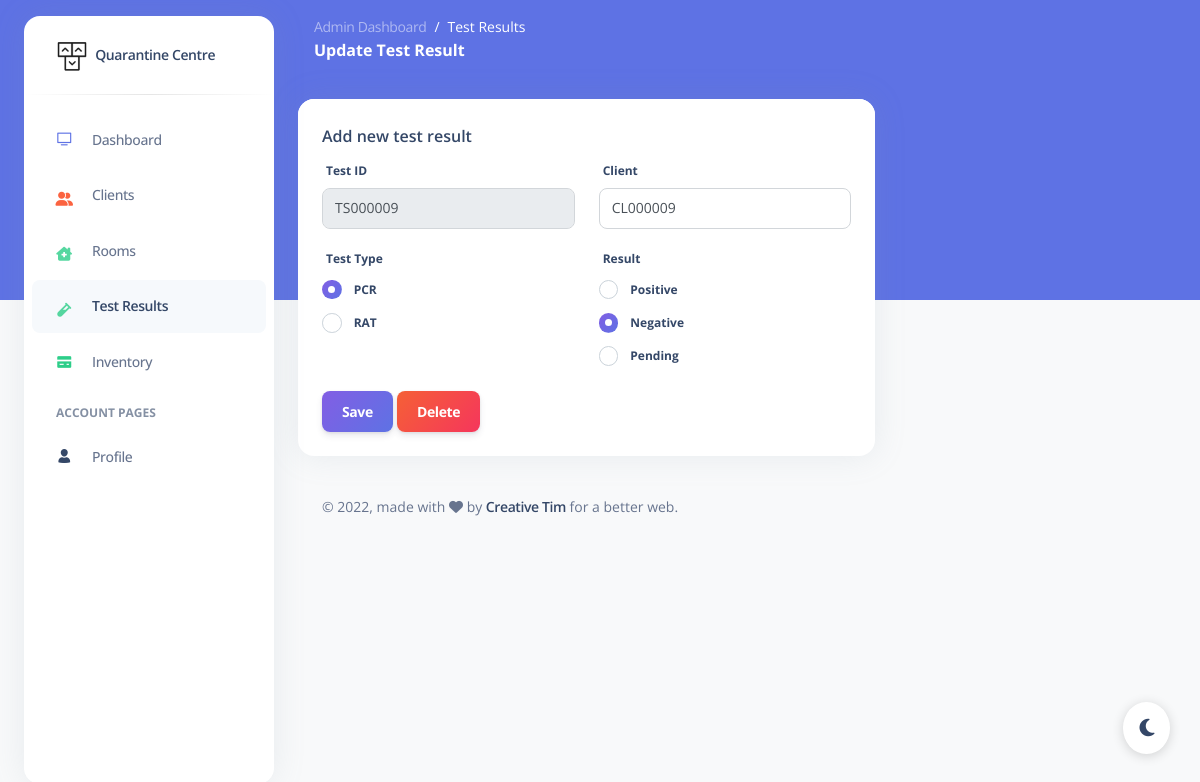
Screenshot of /app/manage_test.php?id=TS000009 (signed in) with the database file from the repository.
### tables this page shows
CREATE TABLE test (
  id VARCHAR(8) PRIMARY KEY,
  date DATE NOT NULL,
  type VARCHAR(6) NOT NULL,
  result VARCHAR(10) NOT NULL,
  done_to VARCHAR(8) NOT NULL,
  done_by VARCHAR(8) NOT NULL,
  FOREIGN KEY (done_to) REFERENCES client(id) ON UPDATE CASCADE ON DELETE RESTRICT,
  FOREIGN KEY (done_by) REFERENCES staff(id) ON UPDATE CASCADE ON DELETE RESTRICT
);

CREATE TABLE client (
  id VARCHAR(8) PRIMARY KEY,
  first_name VARCHAR(30) NOT NULL,
  last_name VARCHAR(40) NOT NULL,
  gender VARCHAR(1) NOT NULL,
  date_of_birth DATE,
  contact_no VARCHAR(15),
  address VARCHAR(60),
  vaccination_status VARCHAR(10) NOT NULL,
  dietary_pref VARCHAR(10) NOT NULL,
  assigned_room VARCHAR(8),
  status VARCHAR(12) NOT NULL,
  registered_date DATE,
  departure_date DATE,
  FOREIGN KEY (assigned_room) REFERENCES room(id) ON UPDATE CASCADE ON DELETE RESTRICT
);

### app/manage_test.php (the view, shortened to what this page needs)
<?php
include("session.php");
$clients_query = "SELECT id FROM client ORDER BY id";
$clients = mysqli_query($db, $clients_query);
if (isset($_GET['id'])) {
  $test_id = $_GET['id'];
  $get_test_query = "SELECT * FROM test WHERE id = '$test_id'";
  $get_test_result = mysqli_query($db, $get_test_query);
  if (mysqli_num_rows($get_test_result) == 1) {
    $test = mysqli_fetch_array($get_test_result);
    $isUpdate = true;
  } else {
    header("location: tests.php");
  }
} else {
  $prev_id_query = "SELECT id FROM test ORDER BY id DESC LIMIT 1";
  $prev_id = mysqli_fetch_array(mysqli_query($db, $prev_id_query));
  $test_id = "TS" . sprintf("%06d", substr($prev_id['id'], 2) + 1);
  $isUpdate = false;
}
?>
<!DOCTYPE html>
<html lang="en">
<head>
  <link href="../assets/css/nucleo-icons.css" rel="stylesheet" />
  <link href="../assets/css/nucleo-svg.css" rel="stylesheet" />
  <link href="../assets/css/nucleo-svg.css" rel="stylesheet" />
  <link href="../assets/css/argon-dashboard.css?v=2.0.0" rel="stylesheet" />
  <link href="../assets/css/custom.css" rel="stylesheet" />
</head>
<body class="g-sidenav-show bg-gray-100">
  <?php include("navbar.php"); ?>
  <main class="main-content position-relative border-radius-lg ">
    <nav class="navbar navbar-main navbar-expand-lg px-0 mx-4 shadow-none border-radius-xl " id="navbarBlur" data-scroll="false">
      <div class="container-fluid py-1 px-3">
        <nav aria-label="breadcrumb">
          <ol class="breadcrumb bg-transparent mb-0 pb-0 pt-1 px-0 me-sm-6 me-5">
            <li class="breadcrumb-item text-sm"><a class="opacity-5 text-white" href="javascript:;">Admin Dashboard</a></li>
            <li class="breadcrumb-item text-sm text-white active" aria-current="page">Test Results</li>
          </ol>
          <h6 class="font-weight-bolder text-white mb-0">Update Test Result</h6>
        </nav>
      </div>
    </nav>
    <div class="container-fluid py-4">
      <div class="row">
        <div class="col-lg-8">
          <div class="card mb-4">
            <div class="card-header pb-0">
              <h6>Add new test result</h6>
            </div>
            <div class="card-body pt-0 pb-2">
              <form action="" method="POST">
                <div class="row form-group">
                  <div class="col-md-6">
                    <label>Test ID</label>
                    <input type="text" class="form-control" name="test_id" value="<?php echo $test_id; ?>" disabled>
                  </div>
                  <div class="col-md-6">
                    <label>Client</label>
                    <select class="form-control" name="done_to">
                      <?php while ($row = mysqli_fetch_array($clients)) { ?>
                        <option <?php if ($isUpdate && $row["id"] == $test["done_to"]) echo "selected"; ?>>
                          <?php echo $row["id"]; ?>
                        </option>
                      <?php } ?>
                    </select>
                  </div>
                </div>
                <div class="row form-group">
                  <div class="col-md-6">
                    <label>Test Type</label>
                    <div class="form-check">
                      <input class="form-check-input" type="radio" name="type" value="PCR" <?php if ($isUpdate && $test["type"] == "PCR") echo 'checked="checked"'; ?>>
                      <label class="custom-control-label">PCR</label>
                    </div>
                    <div class="form-check">
                      <input class="form-check-input" type="radio" name="type" value="RAT" <?php if ($isUpdate && $test["type"] == "RAT") echo 'checked="checked"'; ?>>
                      <label class="custom-control-label">RAT</label>
                    </div>
                  </div>
                  <?php if ($isUpdate) { ?>
                    <div class="col-md-6">
                      <label>Result</label>
                      <div class="form-check">
                        <input class="form-check-input" type="radio" name="result" value="POSITIVE" <?php if ($isUpdate && $test["result"] == "POSITIVE") echo 'checked="checked"'; ?>>
                        <label class="custom-control-label">Positive</label>
                      </div>
                      <div class="form-check">
                        <input class="form-check-input" type="radio" name="result" value="NEGATIVE" <?php if ($isUpdate && $test["result"] == "NEGATIVE") echo 'checked="checked"'; ?>>
                        <label class="custom-control-label">Negative</label>
                      </div>
                      <div class="form-check">
                        <input class="form-check-input" type="radio" name="result" value="PENDING" <?php if ($isUpdate && $test["result"] == "PENDING") echo 'checked="checked"'; ?>>
                        <label class="custom-control-label">Pending</label>
                      </div>
                    </div>
                  <?php } ?>
                </div>
                <input type="submit" class="btn bg-gradient-primary" value="<?php echo $isUpdate ? "Save" : "Submit"; ?>">
                <?php if ($isUpdate) { ?>
                  <input type="submit" class="btn bg-gradient-danger" name="delete" value="Delete">
                <?php } ?>
              </form>
            </div>
          </div>
        </div>
      </div>
      <footer class="footer pt-3  ">
        <div class="container-fluid">
          <div class="row align-items-center justify-content-lg-between">
            <div class="col-lg-6 mb-lg-0 mb-4">
              <div class="copyright text-center text-sm text-muted text-lg-start">
                © ,
                made with <i class="fa fa-heart"></i> by
                <a href="https://www.creative-tim.com" class="font-weight-bold" target="_blank">Creative Tim</a>
                for a better web.
              </div>
            </div>
          </div>
        </div>
      </footer>
    </div>
  </main>
  <div class="dark-mode-plugin">
    <button class="btn btn-round dark-mode-plugin-button text-dark position-fixed px-3 py-2" onclick="darkMode(this)">
      <i class="fa-solid fa-moon py-2"> </i>
    </button>
  </div>
</body>
</html>

### app/assets/css/custom.css (style rules this page uses)
.dark-mode-plugin .dark-mode-plugin-button { background: #fff; border-radius: 50%; bottom: 30px; right: 30px; font-size: 1.25rem; z-index: 990; box-shadow: 0 2px 12px 0 rgba(0, 0, 0, 0.16); cursor: pointer; }

### rows the page displays
test: done_to "CL000009", type "☑", result "☑"
